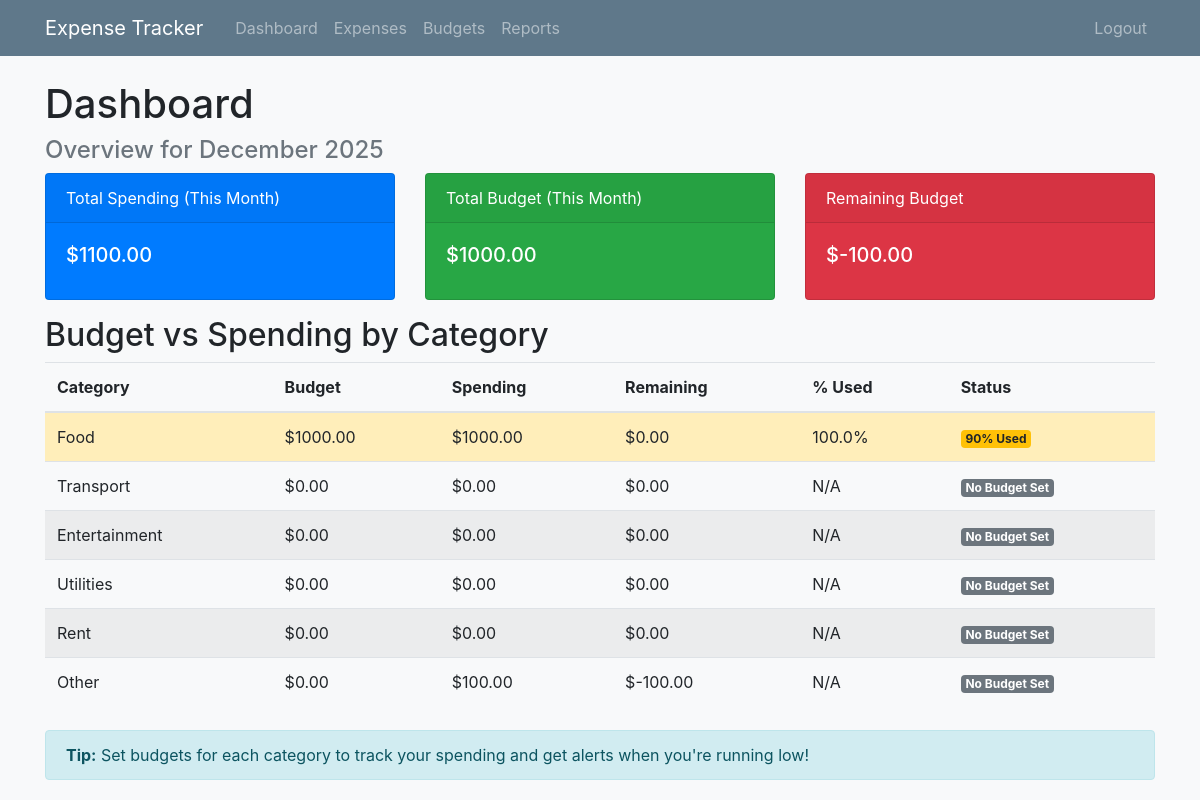
The page /dashboard (signed in) on the database its author committed.
### app/models.py (models this page shows, shortened)
class Category(db.Model):
    id = db.Column(db.Integer, primary_key=True)
    name = db.Column(db.String(100), nullable=False)

class Budget(db.Model):
    id = db.Column(db.Integer, primary_key=True)
    amount = db.Column(db.Float, nullable=False)
    month = db.Column(db.Integer, nullable=False) # 1-12
    year = db.Column(db.Integer, nullable=False)
    user_id = db.Column(db.Integer, db.ForeignKey('user.id'), nullable=False)
    category_id = db.Column(db.Integer, db.ForeignKey('category.id'), nullable=False)
    category = db.relationship('Category', backref='budgets')

### app/routes.py (the view)
@main.route("/")
@main.route("/dashboard")
@login_required
def dashboard():
    current_month = datetime.now().month
    current_year = datetime.now().year
    total_spending = db.session.query(func.sum(Expense.amount)).filter(
        Expense.user_id == current_user.id,
        func.extract('month', Expense.date) == current_month,
        func.extract('year', Expense.date) == current_year
    ).scalar() or 0
    total_budget = db.session.query(func.sum(Budget.amount)).filter(
        Budget.user_id == current_user.id,
        Budget.month == current_month,
        Budget.year == current_year
    ).scalar() or 0
    categories = Category.query.all()
    budget_vs_spending = []
    for category in categories:
        spending = db.session.query(func.sum(Expense.amount)).filter(
            Expense.user_id == current_user.id,
            Expense.category_id == category.id,
            func.extract('month', Expense.date) == current_month,
            func.extract('year', Expense.date) == current_year
        ).scalar() or 0
        budget = Budget.query.filter_by(
            user_id=current_user.id,
            category_id=category.id,
            month=current_month,
            year=current_year
        ).first()
        budget_amount = budget.amount if budget else 0
        remaining = budget_amount - spending
        percent_used = (spending / budget_amount * 100) if budget_amount > 0 else 0
        alert = budget_amount > 0 and spending > budget_amount
        warning = budget_amount > 0 and not alert and percent_used >= 90
        budget_vs_spending.append({
            'category': category.name,
            'spending': spending,
            'budget': budget_amount,
            'remaining': remaining,
            'percent_used': percent_used,
            'alert': alert,
            'warning': warning
        })
    return render_template('dashboard.html', title='Dashboard',
                           total_spending=total_spending,
                           total_budget=total_budget,
                           budget_vs_spending=budget_vs_spending,
                           current_month_name=datetime.now().strftime('%B'),
                           current_year=current_year)

### app/models.py (called while the page is built)
@login_manager.user_loader
def load_user(user_id):
    return User.query.get(int(user_id))

### app/templates/dashboard.html
{% extends "base.html" %}
{% block content %}
<h1>Dashboard</h1>
<h4 class="text-muted">Overview for {{ current_month_name }} {{ current_year }}</h4>
<div class="row">
    <div class="col-md-4">
        <div class="card text-white bg-primary mb-3">
            <div class="card-header">Total Spending (This Month)</div>
            <div class="card-body">
                <h5 class="card-title">${{ "%.2f"|format(total_spending) }}</h5>
            </div>
        </div>
    </div>
    <div class="col-md-4">
        <div class="card text-white bg-success mb-3">
            <div class="card-header">Total Budget (This Month)</div>
            <div class="card-body">
                <h5 class="card-title">${{ "%.2f"|format(total_budget) }}</h5>
            </div>
        </div>
    </div>
    <div class="col-md-4">
        <div class="card text-white bg-{{ 'danger' if total_spending > total_budget else 'info' }} mb-3">
            <div class="card-header">Remaining Budget</div>
            <div class="card-body">
                <h5 class="card-title">${{ "%.2f"|format(total_budget - total_spending) }}</h5>
            </div>
        </div>
    </div>
</div>
<h2>Budget vs Spending by Category</h2>
<table class="table table-striped">
    <thead>
        <tr>
            <th>Category</th>
            <th>Budget</th>
            <th>Spending</th>
            <th>Remaining</th>
            <th>% Used</th>
            <th>Status</th>
        </tr>
    </thead>
    <tbody>
        {% for item in budget_vs_spending %}
        <tr class="{{ 'table-danger' if item.alert else ('table-warning' if item.warning else '') }}">
            <td>{{ item.category }}</td>
            <td>${{ "%.2f"|format(item.budget) }}</td>
            <td>${{ "%.2f"|format(item.spending) }}</td>
            <td>${{ "%.2f"|format(item.remaining) }}</td>
            <td>
                {% if item.budget > 0 %}
                {{ "%.1f"|format(item.percent_used) }}%
                {% else %}
                N/A
                {% endif %}
            </td>
            <td>
                {% if item.alert %}
                <span class="badge badge-danger">Over Budget!</span>
                {% elif item.warning %}
                <span class="badge badge-warning">90% Used</span>
                {% elif item.budget > 0 %}
                <span class="badge badge-success">OK</span>
                {% else %}
                <span class="badge badge-secondary">No Budget Set</span>
                {% endif %}
            </td>
        </tr>
        {% endfor %}
    </tbody>
</table>
<div class="alert alert-info mt-4">
    <strong>Tip:</strong> Set budgets for each category to track your spending and get alerts when you're running low!
</div>
{% endblock %}

### app/static/style.css (style rules this page uses)
body { background-color: #f8f9fa; }

### rows shown on the page
Category: category "Food"
Budget: budget "1000.00"
Category: category "Transport", budget "0.00", spending "0.00", remaining "0.00", shows "N/A", shows "No Budget Set"
Category: category "Entertainment", budget "0.00", spending "0.00", remaining "0.00", shows "N/A", shows "No Budget Set"
Category: category "Utilities", budget "0.00", spending "0.00", remaining "0.00", shows "N/A", shows "No Budget Set"
Category: category "Rent", budget "0.00", spending "0.00", remaining "0.00", shows "N/A", shows "No Budget Set"
Category: category "Other", budget "0.00", spending "100.00", remaining "-100.00", shows "N/A", shows "No Budget Set"

### other values the page prints
{{ "%.2f"|format(total_spending) }} "1100.00"
{{ "%.2f"|format(total_budget) }} "1000.00"
{{ "%.2f"|format(total_budget - total_spending) }} "-100.00"
{{ "%.2f"|format(item.spending) }} "1000.00"
{{ "%.2f"|format(item.remaining) }} "0.00"
{{ "%.1f"|format(item.percent_used) }} "100.0"
